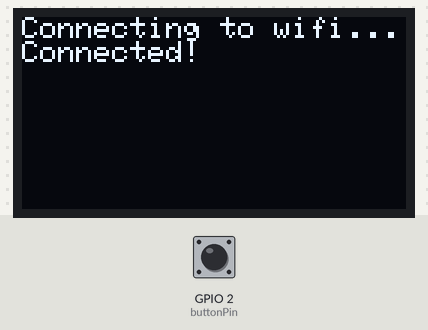
The sketch below on a simulated ESP8266 (NodeMCU). On the bench: 128×64 one-colour display. The inputs (shaded band) are chosen by the test bench; at power-on: GPIO 2 (buttonPin) HIGH. WiFi joins after 1.5 s; servers stay silent unless stated; uploads are accepted with an empty reply; what the sketch prints to the serial monitor is not drawn.

Above: at 1.7 s.
At 5.9 s:
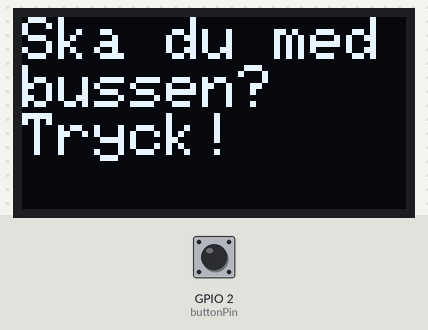
6.0 s: GPIO 2 (buttonPin) pulled LOW for 0.15 s
Timing chart, 0 to 9.0 s (numbered marks = the images above; inputs shaded):
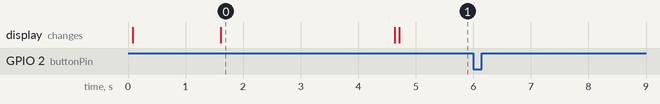

Measured:
- after the input at 6.0 s, every drawn part: stays the same
- what the display in image 0 shows lasts 3.0 s, from 1.6 s to 4.6 s

The sketch:

NextBus.ino
```cpp
#include <ArduinoJson.h>
#include <ESP8266HTTPClient.h>
#include <ESP8266WiFi.h>
#include <ESP8266WiFiMulti.h>
#include <SPI.h>
#include <Wire.h>
#include <Adafruit_GFX.h>
#include <Adafruit_SSD1306.h>

#define OLED_RESET -1
Adafruit_SSD1306 display(OLED_RESET);

#if (SSD1306_LCDHEIGHT != 64)
#error("Height incorrect, please fix Adafruit_SSD1306.h!");
#endif

ESP8266WiFiMulti WiFiMulti;

const char* ssid = "WIFI_SSID";
const char* password = "WIFI_PASSWORD";

const unsigned long postingInterval = 60L * 1000L;
unsigned long lastConnectionTime = 0;
int numberOfCalls = 0;

const int buttonPin = 2;
int buttonState = 0;
bool activatedDisplay = false;

void setup() {
  Serial.begin(115200);
  display.begin(SSD1306_SWITCHCAPVCC, 0x3C);
  pinMode(buttonPin, INPUT);

  WiFiMulti.addAP(ssid, password);
  displayMessage(1, "Connecting to wifi...");

  while(WiFiMulti.run() != WL_CONNECTED) {
    delay(1000);
  }
  displayLine(1, "Connected!");
  delay(3000);

  resetDisplay();
}

void loop() {
  buttonState = digitalRead(buttonPin);

  if (buttonState == LOW && activatedDisplay == false) {
    if(WiFiMulti.run() == WL_CONNECTED) {
      doRequest();
      activateDisplay();
    }
  }
  if (activatedDisplay && (millis() - lastConnectionTime > postingInterval)) {
    if (numberOfCalls < 5) {
      doRequest();
      numberOfCalls++;
    }
    else {
      resetDisplay();
    }
  }
}

void activateDisplay() {
  activatedDisplay = true;
  numberOfCalls = 0;
}

void resetDisplay() {
  displayMessage(2, "Ska du med");
  displayLine(2, "bussen?");
  displayLine(2, "Tryck!");
  activatedDisplay = false;
}

void doRequest() {
  lastConnectionTime = millis();
  HTTPClient http;
  http.begin("http://api.sl.se/api2/realtimedeparturesV4.json?key=YOUR_API_KEY&siteid=1275&timewindow=30");
  int httpCode = http.GET();

  if(httpCode == HTTP_CODE_OK) {
    String jsonString = http.getString();
    char *jsonChars = &jsonString[0];
    Serial.println(jsonString);
    parseJson(jsonChars);
  }
  else {
    Serial.printf("[HTTP] GET... failed, error: %s\n", http.errorToString(httpCode).c_str());
  }
  http.end();
}

void parseJson(char* jsonPayload) {
  DynamicJsonBuffer jsonBuffer;

  JsonObject& root = jsonBuffer.parseObject(jsonPayload);
  if (!root.success())
  {
    Serial.println("parseObject() failed");
    return;
  }

  JsonArray& buses = root["ResponseData"]["Buses"];
  if (!buses.success()) {
    Serial.println("Creating JsonArray failed");
    return;
  }

  displayMessage(1, "Lilla Essingen\n");

  for(JsonArray::iterator it = buses.begin(); it != buses.end(); ++it)
  {
    const JsonObject& bus = it -> as <const JsonObject&>();
    const int direction = bus["JourneyDirection"];
    const String lineNumber = bus["LineNumber"];
    const String displayTime = bus["DisplayTime"];
    if (direction == 2) {
      displayLine(2, lineNumber + ": " + displayTime);
    }
  }
}

void displayMessage(int textSize, String text) {
  display.clearDisplay();
  display.display();
  display.setTextSize(textSize);
  display.setTextColor(WHITE);
  display.setCursor(0,0);
  display.println(text);
  display.display();
}

void displayLine(int textSize, String text) {
  display.setTextSize(textSize);
  display.println(text);
  display.display();
}
```
